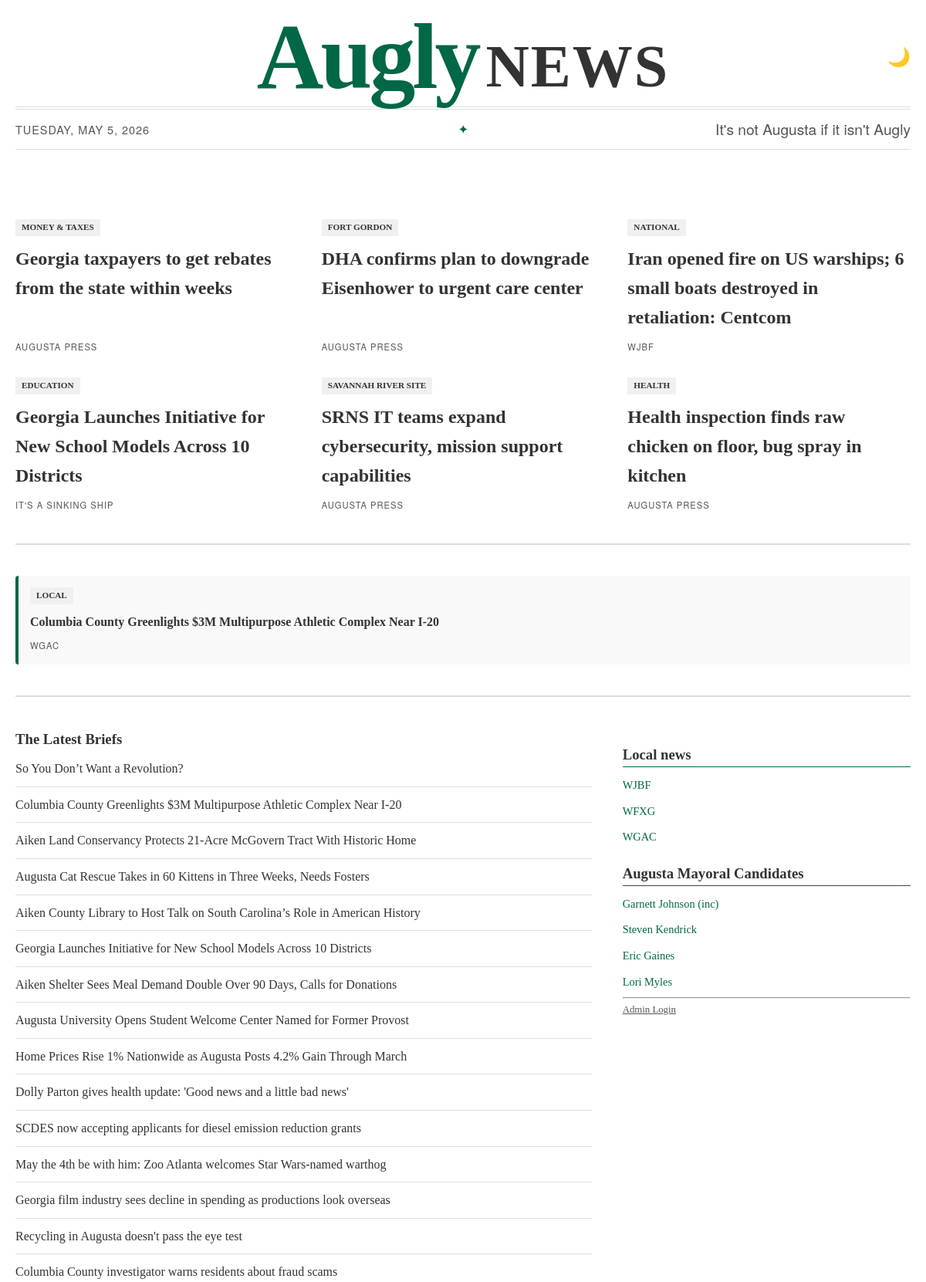
The page / (upper part) on the database its author committed.
### app.py (models this page shows)
class Article(db.Model):
    id = db.Column(db.Integer, primary_key=True)
    rank = db.Column(db.Integer, default=10)
    category = db.Column(db.String(50))
    headline = db.Column(db.String(200), nullable=False)
    source = db.Column(db.String(100))
    image_url = db.Column(db.String(500))
    external_link = db.Column(db.String(500), index=True)
    body = db.Column(db.Text) # For original content
    date_added = db.Column(db.DateTime, default=datetime.utcnow)

class QuickLink(db.Model):
    id = db.Column(db.Integer, primary_key=True)
    label = db.Column(db.String(100), nullable=False)
    url = db.Column(db.String(500), nullable=False)
    category = db.Column(db.String(100), default="General") # This is your Header
    order = db.Column(db.Integer, default=0) # To sort within the group

### app.py (the view)
@app.route('/')
def index():
    hero = Article.query.filter_by(rank=0).first()
    main_featured = Article.query.filter(Article.rank >= 1, Article.rank <= 6).order_by(Article.rank).all()
    secondary_featured = Article.query.filter(Article.rank >= 7, Article.rank <= 98).order_by(Article.rank).all()
    briefs = Article.query.filter_by(rank=99).order_by(Article.date_added.desc()).all()
    all_links = QuickLink.query.order_by(QuickLink.order).all()
    from collections import OrderedDict
    grouped_links = OrderedDict()
    for link in all_links:
        if link.category not in grouped_links:
            grouped_links[link.category] = []
        grouped_links[link.category].append(link)
    return render_template('index.html',
                           hero=hero, main_featured=main_featured,
                           secondary_featured=secondary_featured, briefs=briefs,
                           grouped_links=grouped_links)

### templates/index.html (shortened to what this page needs)
<!DOCTYPE html>
<html lang="en">
<head>
  <link rel="stylesheet" href="{{ url_for('static', filename='style.css') }}">
</head>
<body>
<header class="site-header">
  <div class="header-inner">
    <div class="top-row">
      <h1 class="logo">Augly<span class="news-suffix">NEWS</span></h1>
      <button id="theme-toggle" class="theme-toggle-icon" title="Toggle Theme">🌙</button>
    </div>
    <div class="header-meta">
      <div class="meta-left">
        <span id="current-date"></span>
      </div>
      <div class="meta-center">
        <span class="ornament">✦</span>
      </div>
      <div class="meta-right">
        <span class="motto">It's not Augusta if it isn't Augly</span>
      </div>
    </div>
  </div>
</header>
<div class="briefing-container">
  <section class="main-featured-grid">
    {% for article in main_featured %}
    <article class="card main">
      <span class="badge">{{ article.category }}</span>
      <a href="{% if article.source == 'Original' %}/article/{{ article.id }}{% else %}{{ article.external_link }}{% endif %}"
         {% if article.source != 'Original' %}target="_blank"{% endif %}
         style="text-decoration: none; color: inherit;">
        <h2>{{ article.headline }}</h2>
      </a>
      <div class="editorial-badge">{{ article.source }}</div>
    </article>
    {% endfor %}
  </section>
  <section class="secondary-featured-grid">
    {% for article in secondary_featured %}
    <div class="mini-card">
      <span class="badge">{{ article.category }}</span>
      <a href="{% if article.source == 'Original' %}/article/{{ article.id }}{% else %}{{ article.external_link }}{% endif %}"
         {% if article.source != 'Original' %}target="_blank"{% endif %}
         style="text-decoration: none; color: inherit;">
        <h4>{{ article.headline }}</h4>
      </a>
      <div class="editorial-badge">{{ article.source }}</div>
    </div>
    {% endfor %}
  </section>
  <section class="bottom-section">
    <div class="catchall-list">
      <h3>The Latest Briefs</h3>
      {% for brief in briefs %}
      <div class="brief-item">
          <h4>
            <a href="{% if brief.source == 'Original' %}/article/{{ brief.id }}{% else %}{{ brief.external_link }}{% endif %}"
               {% if brief.source != 'Original' %}target="_blank"{% endif %}>
               {{ brief.headline }}
            </a>
          </h4>
      </div>
      {% endfor %}
    </div>
    <div class="custom-links">
        {% for category, links in grouped_links.items() %}
            <h3 style="margin-top: 20px; border-bottom: 1px solid var(--augusta-green);">{{ category }}</h3>
            <ul class="custom-links-list">
            {% for link in links %}
                <li><a href="{{ link.url }}" target="_blank">{{ link.label }}</a></li>
            {% endfor %}
            </ul>
        {% endfor %}
        <hr>
        <a href="/admin" style="font-size: 0.8rem; color: var(--text-muted);">Admin Login</a>
    </div>
  </section>
</div>
</body>
</html>

### static/style.css (style rules this page uses)
:root { --bg-color: #ffffff; --text-main: #333333; --text-muted: #555555; --card-bg: #f9f9f9; --border-color: #dddddd; --editorial-bg: #f0f0f0; --editorial-border: #e0e0e0; --header-bg: #ffffff; --augusta-green: #006747; }
* { box-sizing: border-box; margin: 0; padding: 0; }
body { font-family: 'Georgia', serif; background-color: var(--bg-color); color: var(--text-main); line-height: 1.6; transition: background-color 0.3s, color 0.3s; }
.site-header { background-color: var(--header-bg); padding: 10px 20px 0 20px; }
.header-inner { max-width: 1400px; margin: 0 auto; }
.top-row { display: flex; justify-content: center; align-items: center; position: relative; padding: 10px 0; }
.logo { font-family: 'Times New Roman', serif; font-size: 7.5rem; font-weight: 700; color: var(--augusta-green); letter-spacing: -4px; text-decoration: none; line-height: 0.9; text-transform: none; }
.news-suffix { font-size: 0.65em; letter-spacing: 2px; text-transform: uppercase; color: var(--text-main); margin-left: 10px; vertical-align: middle; }
.theme-toggle-icon { position: absolute; right: 0; top: 50%; transform: translateY(-50%); font-size: 1.5rem; background: none; border: none; cursor: pointer; }
.header-meta { display: flex; justify-content: space-between; align-items: center; border-top: 4px double var(--border-color); border-bottom: 1px solid var(--border-color); padding: 10px 0; font-family: 'Helvetica Neue', sans-serif; font-size: 0.9rem; color: var(--text-muted); margin-top: 0; }
.meta-left, .meta-right { flex: 1; }
.meta-left { text-align: left; text-transform: uppercase; letter-spacing: 1px; }
.meta-center { padding: 0 15px; color: var(--augusta-green); font-weight: bold; }
.meta-right { text-align: right; font-size: 1.2rem; }
.briefing-container { max-width: 1200px; margin: 0 auto; padding: 30px 20px; }
.main-featured-grid { display: grid; grid-template-columns: repeat(auto-fit, minmax(300px, 1fr)); gap: 30px; border-bottom: 2px solid var(--border-color); padding-bottom: 40px; margin-bottom: 40px; }
.secondary-featured-grid { display: grid; grid-template-columns: repeat(auto-fit, minmax(200px, 1fr)); gap: 20px; border-bottom: 2px solid var(--border-color); padding-bottom: 40px; margin-bottom: 40px; }
.bottom-section { display: grid; grid-template-columns: 2fr 1fr; gap: 40px; }
.card { display: flex; flex-direction: column; }
.mini-card { background: var(--card-bg); padding: 15px; border-left: 4px solid var(--augusta-green); border-radius: 4px; display: flex; flex-direction: column; height: 100%; }
.badge { display: inline-block; padding: 2px 8px; background: var(--editorial-bg); font-size: 0.7rem; text-transform: uppercase; font-weight: bold; margin-bottom: 10px; width: fit-content; }
.editorial-badge { margin-top: auto; padding-top: 10px; font-family: 'Helvetica Neue', sans-serif; font-size: 0.7rem; color: var(--text-muted); text-transform: uppercase; letter-spacing: 1px; }
.brief-item { padding: 10px 0; border-bottom: 1px solid var(--editorial-border); }
.brief-item h4 a { text-decoration: none; color: var(--text-main); font-size: 1rem; font-weight: 500; }
.custom-links-list { list-style: none; margin-top: 10px; }
.custom-links-list li { margin-bottom: 8px; }
.custom-links-list a { color: var(--augusta-green); text-decoration: none; font-size: 0.9rem; }

### rows shown on the page
Article: category "MONEY & TAXES", headline "Georgia taxpayers to get rebates from the state within weeks", source "AUGUSTA PRESS"
Article: category "FORT GORDON", headline "DHA confirms plan to downgrade Eisenhower to urgent care center", source "AUGUSTA PRESS"
Article: category "NATIONAL", headline "Iran opened fire on US warships; 6 small boats destroyed in retaliation: Centcom", source "WJBF"
Article: category "EDUCATION", headline "Georgia Launches Initiative for New School Models Across 10 Districts", source "IT'S A SINKING SHIP"
Article: category "SAVANNAH RIVER SITE", headline "SRNS IT teams expand cybersecurity, mission support capabilities", source "AUGUSTA PRESS"
Article: category "HEALTH", headline "Health inspection finds raw chicken on floor, bug spray in kitchen", source "AUGUSTA PRESS"
Article: category "LOCAL", headline "Columbia County Greenlights $3M Multipurpose Athletic Complex Near I-20", source "WGAC"
Article: headline "So You Don’t Want a Revolution?"
Article: headline "Columbia County Greenlights $3M Multipurpose Athletic Complex Near I-20"
Article: headline "Aiken Land Conservancy Protects 21-Acre McGovern Tract With Historic Home"
Article: headline "Augusta Cat Rescue Takes in 60 Kittens in Three Weeks, Needs Fosters"
Article: headline "Aiken County Library to Host Talk on South Carolina’s Role in American History"
Article: headline "Georgia Launches Initiative for New School Models Across 10 Districts"
Article: headline "Aiken Shelter Sees Meal Demand Double Over 90 Days, Calls for Donations"
Article: headline "Augusta University Opens Student Welcome Center Named for Former Provost"
Article: headline "Home Prices Rise 1% Nationwide as Augusta Posts 4.2% Gain Through March"
Article: headline "Dolly Parton gives health update: 'Good news and a little bad news'"
Article: headline "SCDES now accepting applicants for diesel emission reduction grants"
Article: headline "May the 4th be with him: Zoo Atlanta welcomes Star Wars-named warthog"
Article: headline "Georgia film industry sees decline in spending as productions look overseas"
Article: headline "Recycling in Augusta doesn't pass the eye test"
Article: headline "Columbia County investigator warns residents about fraud scams"
QuickLink: category "Local news", label "WJBF"
QuickLink: label "WFXG"
QuickLink: label "WGAC"
QuickLink: category "Augusta Mayoral Candidates", label "Garnett Johnson (inc)"
QuickLink: label "Steven Kendrick"
QuickLink: label "Eric Gaines"
QuickLink: label "Lori Myles"
